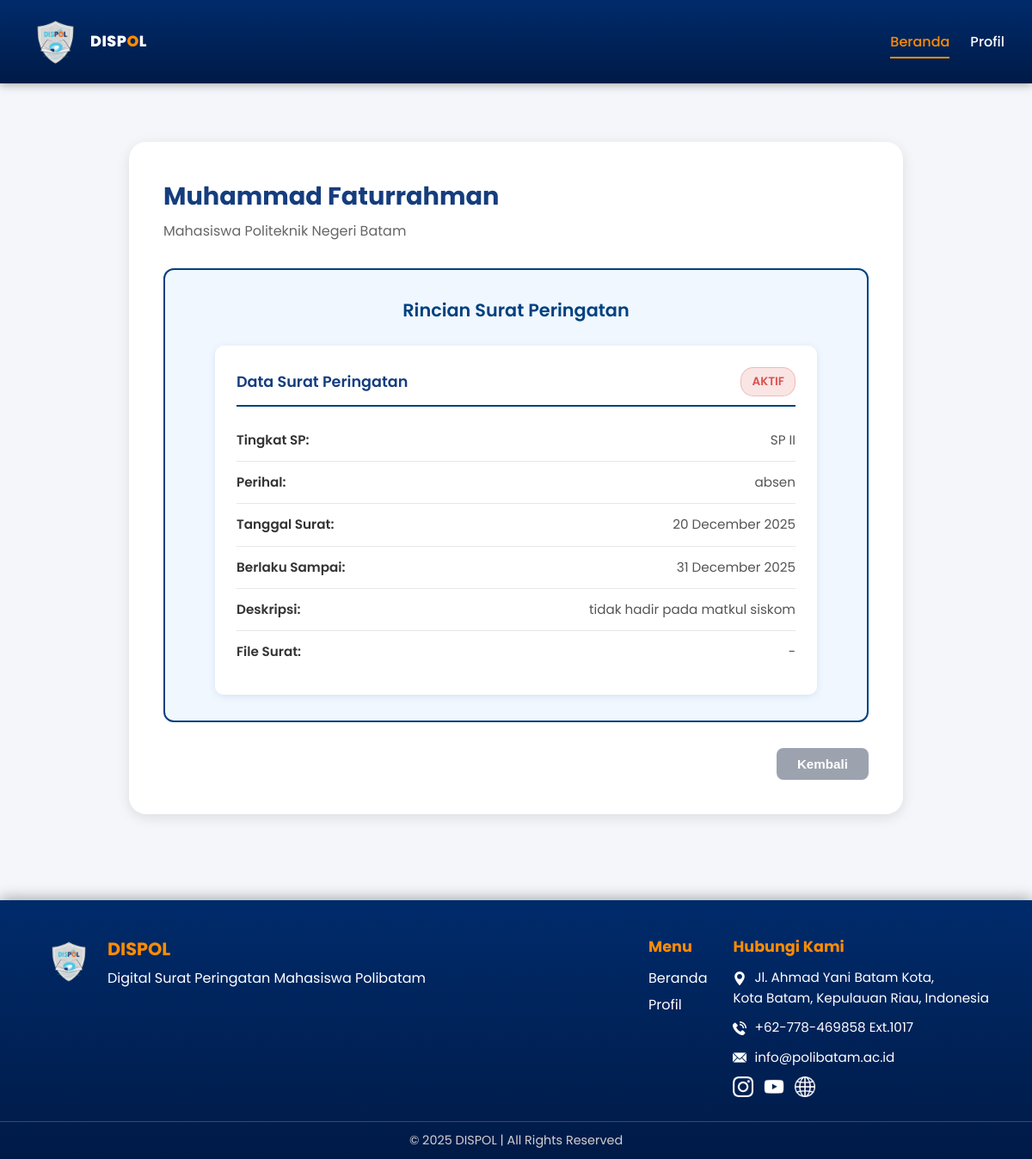
The app's page /lihat-sp-mh.php?id=61 (signed in) with its own data.
### tables this page shows
CREATE TABLE `surat_peringatan` (
  `id` int(11) NOT NULL,
  `nama` varchar(100) NOT NULL,
  `nim` varchar(20) NOT NULL,
  `jurusan` varchar(100) NOT NULL,
  `prodi` varchar(100) NOT NULL,
  `kelas` varchar(10) NOT NULL,
  `tingkat` enum('SP I','SP II','SP III') NOT NULL,
  `tanggal` date NOT NULL,
  `sampai` date NOT NULL,
  `perihal` varchar(255) DEFAULT NULL,
  `deskripsi` text DEFAULT NULL,
  `file` varchar(255) DEFAULT NULL,
  `status` enum('Aktif','Selesai') DEFAULT 'Aktif',
  `created_at` datetime DEFAULT current_timestamp(),
  `semester` varchar(10) NOT NULL,
  `sesi_kelas` varchar(50) NOT NULL
);

### lihat-sp-mh.php (the view, shortened to what this page needs)
<?php
$nim = $_SESSION['nim'];
$id_sp = isset($_GET['id']) ? $_GET['id'] : 0;
$stmt = $conn->prepare("SELECT * FROM surat_peringatan WHERE id = ? AND nim = ?");
$stmt->bind_param("is", $id_sp, $nim);
$stmt->execute();
$result = $stmt->get_result();
$sp = $result->fetch_assoc();
?>
<!DOCTYPE html>
<html lang="id">
<head>
    <link rel="stylesheet" href="css/lihat-spmh.css">
    <link rel="stylesheet" href="css/loading.css">
</head>
<body>
    <nav class="navbar">
        <div class="container">
            <a href="dashboard-mahasiswa.php" class="logo">
                <img src="image/dispol.png" width="65" height="65" alt="Logo DISPOL">
                <span class="brand">DISP<span class="brand-o">O</span>L</span>
            </a>
            <ul class="nav-links" id="navMenu">
                <li><a href="dashboard-mahasiswa.php" class="active">Beranda</a></li>
                <li><a href="profil-mahasiswa.php">Profil</a></li>
            </ul>
        </div>
    </nav>
    <main class="main-content">
        <div class="detail-container">
            <div class="detail-header">
                <h2><?= isset($_SESSION['nama']) ? htmlspecialchars($_SESSION['nama']) : 'Mahasiswa' ?></h2>
                <p>Mahasiswa Politeknik Negeri Batam</p>
            </div>
            <div class="rincian-surat">
                <h3>Rincian Surat Peringatan</h3>
                <div class="preview-container">
                    <div class="preview-section">
                        <div class="section-header">
                            <h4>Data Surat Peringatan</h4>
                            <span
                                class="status-badge status-<?= strtolower($sp['status']) ?>"><?= htmlspecialchars($sp['status']) ?></span>
                        </div>
                        <div class="preview-item">
                            <label>Tingkat SP:</label>
                            <span><?= htmlspecialchars($sp['tingkat']) ?></span>
                        </div>
                        <div class="preview-item">
                            <label>Perihal:</label>
                            <span><?= htmlspecialchars($sp['perihal']) ?></span>
                        </div>
                        <div class="preview-item">
                            <label>Tanggal Surat:</label>
                            <span><?= date('d F Y', strtotime($sp['tanggal'])) ?></span>
                        </div>
                        <div class="preview-item">
                            <label>Berlaku Sampai:</label>
                            <span><?= date('d F Y', strtotime($sp['sampai'])) ?></span>
                        </div>
                        <div class="preview-item">
                            <label>Deskripsi:</label>
                            <span><?= nl2br(htmlspecialchars($sp['deskripsi'])) ?></span>
                        </div>
                        <div class="preview-item">
                            <label>File Surat:</label>
                            <?php if ($sp['file']) : ?>
                            <a href="uploads/<?= htmlspecialchars($sp['file']) ?>" target="_blank"
                                class="file-link">Lihat File</a>
                            <?php else : ?>
                            <span>-</span>
                            <?php endif; ?>
                        </div>
                    </div>
                </div>
            </div>
            <div class="form-buttons">
                <button type="button" class="btn-kembali"
                    onclick="window.location='dashboard-mahasiswa.php'">Kembali</button>
            </div>
        </div>
    </main>
    <footer class="footer">
        <div class="footer-container">
            <div class="footer-left">
                <img src="image/dispol.png" alt="Logo Dispol" width="60">
                <div>
                    <h3>DISPOL</h3>
                    <p>Digital Surat Peringatan Mahasiswa Polibatam</p>
                </div>
            </div>
            <div class="footer-center">
                <h4>Menu</h4>
                <ul>
                    <li><a href="dashboard-mahasiswa.php">Beranda</a></li>
                    <li><a href="profil-mahasiswa.php">Profil</a></li>
                </ul>
            </div>
            <div class="footer-right">
                <h4>Hubungi Kami</h4>
                <p><img src="image/icon-address.png" alt="Address"
                        style="width: 16px; height: 16px; vertical-align: middle; margin-right: 5px; filter: brightness(0) invert(1);">
                    Jl. Ahmad Yani Batam Kota,<br>Kota Batam, Kepulauan Riau, Indonesia</p>
                <p><img src="image/icon-contact.png" alt="Phone"
                        style="width: 16px; height: 16px; vertical-align: middle; margin-right: 5px; filter: brightness(0) invert(1);">
                    +62-778-469858 Ext.1017</p>
                <p><img src="image/icon-email.png" alt="Email"
                        style="width: 16px; height: 16px; vertical-align: middle; margin-right: 5px; filter: brightness(0) invert(1);">
                    info@polibatam.ac.id</p>
                <ul class="social-links">
                    <li><a href="https://www.instagram.com/polibatamofficial?igsh=MXNidmNrMDJobGY0Zw=="><img
                                src="image/icon-instagram.png" alt="Instagram"></a></li>
                    <li><a href="https://www.youtube.com/@polibatamofficial"><img src="image/icon-youtube.png"
                                alt="YouTube"></a></li>
                    <li><a href="https://www.polibatam.ac.id"><img src="image/icon-website.png" alt="Website"></a></li>
                </ul>
            </div>
        </div>
        <div class="footer-bottom">
            <p>&copy; 2025 DISPOL | All Rights Reserved</p>
        </div>
    </footer>
</body>
</html>

### records on screen
surat_peringatan: status "AKTIF", tingkat "SP II", perihal "absen", tanggal "20 December 2025", sampai "31 December 2025", deskripsi "tidak hadir pada matkul siskom"

### other values on screen
$_SESSION['nama'] "Muhammad Faturrahman"
